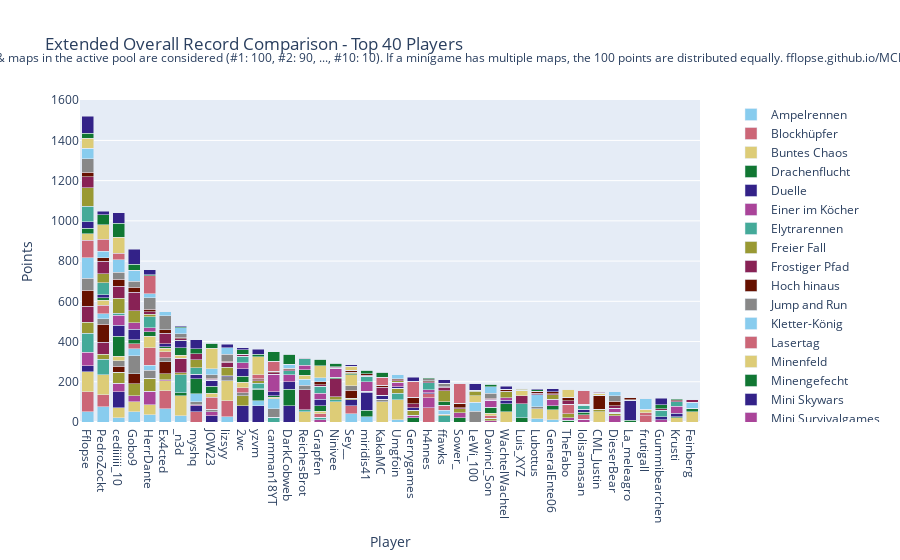

The code cell stored with this chart in its notebook:
### Code cell
import plotly.graph_objects as go

# Sum all columns to get the total score
outDf['Total'] = outDf.sum(axis=1)

# Sort by total score and fill N/A values with 0
outDf = outDf.sort_values(by='Total', ascending=False).fillna(0)

# Crop to top 10 players
cropDf = outDf.head(40).copy()

# Drop the 'Total' column for plotting
cropDf = cropDf.drop(columns=['Total'])

# Create a color palette
color_palette = px.colors.qualitative.Safe

# Create the stacked bar plot
fig = go.Figure()

for column in cropDf.columns.difference(['Player']):
    fig.add_trace(go.Bar(
        x=cropDf.index,
        y=cropDf[column],
        name=column,
        marker_color=color_palette[len(fig.data) % len(color_palette)]
    ))

# Update layout
fig.update_layout(
    barmode='stack',
    title='Extended Overall Record Comparison - Top 40 Players',
    xaxis=dict(title='Player'),
    yaxis=dict(title='Points'),
    #height=800,
    #width=1000,
    legend=dict(
        x=1.05,
        y=0.5,
        traceorder='normal',
        font=dict(size=12),
        bgcolor='rgba(255, 255, 255, 0)',
        bordercolor='rgba(0, 0, 0, 0)'
    ),
    margin=dict(r=200),  # Adjust right margin to make room for the legend
    annotations=[
        dict(
            x=0.5,
            y=1.1635,
            xref='paper',
            yref='paper',
            text='Max 100 points per minigame. Records #1 through #10 of games & maps in the active pool are considered (#1: 100, #2: 90, ..., #10: 10). If a minigame has multiple maps, the 100 points are distributed equally. fflopse.github.io/MCP-Records/data-analysis/global-ranking.ipynb',
            showarrow=False,
            font=dict(size=12),
            xanchor='center'
        )
    ]
)

fig.show()

# save the plot as an html file

fig.write_html('out/ext_overall_record_comparison.html')

### Figure 1 — Plotly figure (JSON) as saved in the notebook; plotly's stock layout.template omitted (floating-point values rounded to 4 significant figures)
{"data": [{"marker": {"color": "rgb(136, 204, 238)"}, "name": "Ampelrennen", "type": "bar", "x": ["Fflopse", "PedroZockt", "cediiiiii_10", "Gobo9", "HerrDante", "Ex4cted", "_n3d", "myshq", "JOW23", "lizsyy", "2wc", "yzvm", "camman18YT", "DarkCobweb", "ReichesBrot", "Grapfen", "Ninivee", "Sey__", "miridis41", "KakaMC", "Umgfoin", "Gerrygames", "h4nnes", "ffawks", "Sower_", "LeWi_100", "Davinci_Son", "WachtelWachtel", "Luis_XYZ", "Lubottus", "GeneralEnte06", "TheFabo", "lolisamasan", "CML_Justin", "DieserBear", "La_meleagro", "frutigall", "Gummibearchen", "Krusti", "Feinberg"], "y": [50, 75, 20, 50, 35, 65, 30, 0, 0, 25, 0, 0, 0, 0, 0, 0, 0, 40, 25, 0, 10, 0, 0, 0, 0, 0, 0, 0, 0, 15, 10, 0, 0, 0, 0, 0, 0, 0, 0, 0]}, {"marker": {"color": "rgb(204, 102, 119)"}, "name": "Blockhüpfer", "type": "bar", "x": ["Fflopse", "PedroZockt", "cediiiiii_10", "Gobo9", "HerrDante", "Ex4cted", "_n3d", "myshq", "JOW23", "lizsyy", "2wc", "yzvm", "camman18YT", "DarkCobweb", "ReichesBrot", "Grapfen", "Ninivee", "Sey__", "miridis41", "KakaMC", "Umgfoin", "Gerrygames", "h4nnes", "ffawks", "Sower_", "LeWi_100", "Davinci_Son", "WachtelWachtel", "Luis_XYZ", "Lubottus", "GeneralEnte06", "TheFabo", "lolisamasan", "CML_Justin", "DieserBear", "La_meleagro", "frutigall", "Gummibearchen", "Krusti", "Feinberg"], "y": [100, 60, 0, 0, 0, 90, 0, 50, 0, 80, 0, 0, 0, 0, 0, 0, 0, 40, 0, 0, 0, 0, 70, 0, 0, 0, 0, 0, 0, 0, 0, 0, 0, 0, 0, 0, 30, 0, 0, 0]}, {"marker": {"color": "rgb(221, 204, 119)"}, "name": "Buntes Chaos", "type": "bar", "x": ["Fflopse", "PedroZockt", "cediiiiii_10", "Gobo9", "HerrDante", "Ex4cted", "_n3d", "myshq", "JOW23", "lizsyy", "2wc", "yzvm", "camman18YT", "DarkCobweb", "ReichesBrot", "Grapfen", "Ninivee", "Sey__", "miridis41", "KakaMC", "Umgfoin", "Gerrygames", "h4nnes", "ffawks", "Sower_", "LeWi_100", "Davinci_Son", "WachtelWachtel", "Luis_XYZ", "Lubottus", "GeneralEnte06", "TheFabo", "lolisamasan", "CML_Justin", "DieserBear", "La_meleagro", "frutigall", "Gummibearchen", "Krusti", "Feinberg"], "y": [100, 100, 50, 50, 50, 50, 100, 0, 0, 100, 0, 0, 0, 0, 50, 0, 100, 0, 0, 100, 100, 0, 0, 0, 0, 0, 0, 50, 0, 50, 50, 0, 0, 50, 0, 0, 0, 0, 0, 50]}, {"marker": {"color": "rgb(17, 119, 51)"}, "name": "Drachenflucht", "type": "bar", "x": ["Fflopse", "PedroZockt", "cediiiiii_10", "Gobo9", "HerrDante", "Ex4cted", "_n3d", "myshq", "JOW23", "lizsyy", "2wc", "yzvm", "camman18YT", "DarkCobweb", "ReichesBrot", "Grapfen", "Ninivee", "Sey__", "miridis41", "KakaMC", "Umgfoin", "Gerrygames", "h4nnes", "ffawks", "Sower_", "LeWi_100", "Davinci_Son", "WachtelWachtel", "Luis_XYZ", "Lubottus", "GeneralEnte06", "TheFabo", "lolisamasan", "CML_Justin", "DieserBear", "La_meleagro", "frutigall", "Gummibearchen", "Krusti", "Feinberg"], "y": [0, 0, 0, 0, 0, 0, 16, 0, 0, 0, 0, 0, 0, 0, 0, 0, 0, 0, 34, 0, 0, 20, 0, 0, 20, 0, 0, 0, 20, 0, 0, 8, 0, 0, 0, 8, 0, 0, 0, 18]}, {"marker": {"color": "rgb(51, 34, 136)"}, "name": "Duelle", "type": "bar", "x": ["Fflopse", "PedroZockt", "cediiiiii_10", "Gobo9", "HerrDante", "Ex4cted", "_n3d", "myshq", "JOW23", "lizsyy", "2wc", "yzvm", "camman18YT", "DarkCobweb", "ReichesBrot", "Grapfen", "Ninivee", "Sey__", "miridis41", "KakaMC", "Umgfoin", "Gerrygames", "h4nnes", "ffawks", "Sower_", "LeWi_100", "Davinci_Son", "WachtelWachtel", "Luis_XYZ", "Lubottus", "GeneralEnte06", "TheFabo", "lolisamasan", "CML_Justin", "DieserBear", "La_meleagro", "frutigall", "Gummibearchen", "Krusti", "Feinberg"], "y": [30, 0, 80, 0, 0, 0, 0, 30, 30, 0, 80, 80, 0, 80, 0, 0, 0, 30, 90, 0, 0, 0, 0, 0, 0, 0, 0, 0, 0, 0, 0, 0, 0, 0, 0, 100, 0, 0, 0, 0]}, {"marker": {"color": "rgb(170, 68, 153)"}, "name": "Einer im Köcher", "type": "bar", "x": ["Fflopse", "PedroZockt", "cediiiiii_10", "Gobo9", "HerrDante", "Ex4cted", "_n3d", "myshq", "JOW23", "lizsyy", "2wc", "yzvm", "camman18YT", "DarkCobweb", "ReichesBrot", "Grapfen", "Ninivee", "Sey__", "miridis41", "KakaMC", "Umgfoin", "Gerrygames", "h4nnes", "ffawks", "Sower_", "LeWi_100", "Davinci_Son", "WachtelWachtel", "Luis_XYZ", "Lubottus", "GeneralEnte06", "TheFabo", "lolisamasan", "CML_Justin", "DieserBear", "La_meleagro", "frutigall", "Gummibearchen", "Krusti", "Feinberg"], "y": [67.5, 0, 42.5, 30, 67.5, 5, 0, 5, 20, 0, 0, 0, 0, 0, 0, 10, 0, 0, 5, 0, 0, 12.5, 50, 0, 25, 0, 5, 0, 0, 0, 0, 12.5, 12.5, 0, 30, 0, 0, 10, 0, 0]}, {"marker": {"color": "rgb(68, 170, 153)"}, "name": "Elytrarennen", "type": "bar", "x": ["Fflopse", "PedroZockt", "cediiiiii_10", "Gobo9", "HerrDante", "Ex4cted", "_n3d", "myshq", "JOW23", "lizsyy", "2wc", "yzvm", "camman18YT", "DarkCobweb", "ReichesBrot", "Grapfen", "Ninivee", "Sey__", "miridis41", "KakaMC", "Umgfoin", "Gerrygames", "h4nnes", "ffawks", "Sower_", "LeWi_100", "Davinci_Son", "WachtelWachtel", "Luis_XYZ", "Lubottus", "GeneralEnte06", "TheFabo", "lolisamasan", "CML_Justin", "DieserBear", "La_meleagro", "frutigall", "Gummibearchen", "Krusti", "Feinberg"], "y": [93.33, 76.67, 0, 0, 0, 0, 90, 0, 0, 0, 0, 0, 23.33, 0, 10, 13.33, 10, 0, 0, 0, 33.33, 0, 0, 30, 0, 0, 0, 0, 70, 0, 0, 0, 0, 0, 0, 0, 0, 0, 0, 0]}, {"marker": {"color": "rgb(153, 153, 51)"}, "name": "Freier Fall", "type": "bar", "x": ["Fflopse", "PedroZockt", "cediiiiii_10", "Gobo9", "HerrDante", "Ex4cted", "_n3d", "myshq", "JOW23", "lizsyy", "2wc", "yzvm", "camman18YT", "DarkCobweb", "ReichesBrot", "Grapfen", "Ninivee", "Sey__", "miridis41", "KakaMC", "Umgfoin", "Gerrygames", "h4nnes", "ffawks", "Sower_", "LeWi_100", "Davinci_Son", "WachtelWachtel", "Luis_XYZ", "Lubottus", "GeneralEnte06", "TheFabo", "lolisamasan", "CML_Justin", "DieserBear", "La_meleagro", "frutigall", "Gummibearchen", "Krusti", "Feinberg"], "y": [55, 25, 55, 60, 65, 30, 10, 0, 0, 0, 50, 0, 0, 0, 0, 0, 15, 7.5, 0, 0, 25, 25, 0, 7.5, 20, 0, 12.5, 0, 0, 0, 0, 20, 0, 12.5, 12.5, 0, 0, 0, 0, 0]}, {"marker": {"color": "rgb(136, 34, 85)"}, "name": "Frostiger Pfad", "type": "bar", "x": ["Fflopse", "PedroZockt", "cediiiiii_10", "Gobo9", "HerrDante", "Ex4cted", "_n3d", "myshq", "JOW23", "lizsyy", "2wc", "yzvm", "camman18YT", "DarkCobweb", "ReichesBrot", "Grapfen", "Ninivee", "Sey__", "miridis41", "KakaMC", "Umgfoin", "Gerrygames", "h4nnes", "ffawks", "Sower_", "LeWi_100", "Davinci_Son", "WachtelWachtel", "Luis_XYZ", "Lubottus", "GeneralEnte06", "TheFabo", "lolisamasan", "CML_Justin", "DieserBear", "La_meleagro", "frutigall", "Gummibearchen", "Krusti", "Feinberg"], "y": [80, 60, 0, 0, 0, 0, 70, 0, 0, 0, 0, 0, 0, 0, 100, 0, 90, 0, 0, 0, 0, 0, 0, 0, 0, 0, 0, 0, 40, 0, 0, 0, 0, 0, 0, 0, 0, 0, 0, 0]}, {"marker": {"color": "rgb(102, 17, 0)"}, "name": "Hoch hinaus", "type": "bar", "x": ["Fflopse", "PedroZockt", "cediiiiii_10", "Gobo9", "HerrDante", "Ex4cted", "_n3d", "myshq", "JOW23", "lizsyy", "2wc", "yzvm", "camman18YT", "DarkCobweb", "ReichesBrot", "Grapfen", "Ninivee", "Sey__", "miridis41", "KakaMC", "Umgfoin", "Gerrygames", "h4nnes", "ffawks", "Sower_", "LeWi_100", "Davinci_Son", "WachtelWachtel", "Luis_XYZ", "Lubottus", "GeneralEnte06", "TheFabo", "lolisamasan", "CML_Justin", "DieserBear", "La_meleagro", "frutigall", "Gummibearchen", "Krusti", "Feinberg"], "y": [80, 90, 30, 50, 0, 60, 0, 0, 0, 0, 0, 0, 0, 0, 0, 0, 0, 40, 0, 0, 0, 0, 0, 0, 0, 0, 0, 0, 0, 0, 0, 0, 0, 70, 0, 0, 0, 0, 0, 0]}, {"marker": {"color": "rgb(136, 136, 136)"}, "name": "Jump and Run", "type": "bar", "x": ["Fflopse", "PedroZockt", "cediiiiii_10", "Gobo9", "HerrDante", "Ex4cted", "_n3d", "myshq", "JOW23", "lizsyy", "2wc", "yzvm", "camman18YT", "DarkCobweb", "ReichesBrot", "Grapfen", "Ninivee", "Sey__", "miridis41", "KakaMC", "Umgfoin", "Gerrygames", "h4nnes", "ffawks", "Sower_", "LeWi_100", "Davinci_Son", "WachtelWachtel", "Luis_XYZ", "Lubottus", "GeneralEnte06", "TheFabo", "lolisamasan", "CML_Justin", "DieserBear", "La_meleagro", "frutigall", "Gummibearchen", "Krusti", "Feinberg"], "y": [60, 26.67, 26.67, 90, 40, 20, 0, 16.67, 13.33, 20, 16.67, 0, 43.33, 0, 23.33, 0, 0, 23.33, 0, 13.33, 0, 0, 0, 0, 0, 53.33, 0, 0, 0, 10, 0, 0, 0, 0, 0, 0, 0, 0, 0, 0]}, {"marker": {"color": "rgb(136, 204, 238)"}, "name": "Kletter-König", "type": "bar", "x": ["Fflopse", "PedroZockt", "cediiiiii_10", "Gobo9", "HerrDante", "Ex4cted", "_n3d", "myshq", "JOW23", "lizsyy", "2wc", "yzvm", "camman18YT", "DarkCobweb", "ReichesBrot", "Grapfen", "Ninivee", "Sey__", "miridis41", "KakaMC", "Umgfoin", "Gerrygames", "h4nnes", "ffawks", "Sower_", "LeWi_100", "Davinci_Son", "WachtelWachtel", "Luis_XYZ", "Lubottus", "GeneralEnte06", "TheFabo", "lolisamasan", "CML_Justin", "DieserBear", "La_meleagro", "frutigall", "Gummibearchen", "Krusti", "Feinberg"], "y": [100, 25, 0, 35, 25, 0, 0, 40, 0, 0, 0, 25, 50, 0, 30, 0, 0, 0, 0, 0, 0, 0, 0, 20, 0, 45, 0, 0, 0, 60, 0, 0, 0, 0, 0, 0, 0, 0, 0, 30]}, {"marker": {"color": "rgb(204, 102, 119)"}, "name": "Lasertag", "type": "bar", "x": ["Fflopse", "PedroZockt", "cediiiiii_10", "Gobo9", "HerrDante", "Ex4cted", "_n3d", "myshq", "JOW23", "lizsyy", "2wc", "yzvm", "camman18YT", "DarkCobweb", "ReichesBrot", "Grapfen", "Ninivee", "Sey__", "miridis41", "KakaMC", "Umgfoin", "Gerrygames", "h4nnes", "ffawks", "Sower_", "LeWi_100", "Davinci_Son", "WachtelWachtel", "Luis_XYZ", "Lubottus", "GeneralEnte06", "TheFabo", "lolisamasan", "CML_Justin", "DieserBear", "La_meleagro", "frutigall", "Gummibearchen", "Krusti", "Feinberg"], "y": [86.67, 43.33, 0, 23.33, 86.67, 30, 0, 0, 60, 0, 23.33, 0, 0, 0, 0, 16.67, 0, 0, 0, 0, 0, 0, 20, 26.67, 0, 0, 13.33, 0, 0, 0, 0, 46.67, 23.33, 0, 0, 0, 16.67, 0, 0, 0]}, {"marker": {"color": "rgb(221, 204, 119)"}, "name": "Minenfeld", "type": "bar", "x": ["Fflopse", "PedroZockt", "cediiiiii_10", "Gobo9", "HerrDante", "Ex4cted", "_n3d", "myshq", "JOW23", "lizsyy", "2wc", "yzvm", "camman18YT", "DarkCobweb", "ReichesBrot", "Grapfen", "Ninivee", "Sey__", "miridis41", "KakaMC", "Umgfoin", "Gerrygames", "h4nnes", "ffawks", "Sower_", "LeWi_100", "Davinci_Son", "WachtelWachtel", "Luis_XYZ", "Lubottus", "GeneralEnte06", "TheFabo", "lolisamasan", "CML_Justin", "DieserBear", "La_meleagro", "frutigall", "Gummibearchen", "Krusti", "Feinberg"], "y": [33.33, 23.33, 23.33, 0, 56.67, 16.67, 16.67, 0, 20, 0, 26.67, 0, 6.667, 0, 20, 13.33, 0, 53.33, 0, 0, 0, 0, 0, 0, 0, 33.33, 13.33, 0, 26.67, 0, 0, 0, 0, 10, 0, 0, 13.33, 0, 20, 0]}, {"marker": {"color": "rgb(17, 119, 51)"}, "name": "Minengefecht", "type": "bar", "x": ["Fflopse", "PedroZockt", "cediiiiii_10", "Gobo9", "HerrDante", "Ex4cted", "_n3d", "myshq", "JOW23", "lizsyy", "2wc", "yzvm", "camman18YT", "DarkCobweb", "ReichesBrot", "Grapfen", "Ninivee", "Sey__", "miridis41", "KakaMC", "Umgfoin", "Gerrygames", "h4nnes", "ffawks", "Sower_", "LeWi_100", "Davinci_Son", "WachtelWachtel", "Luis_XYZ", "Lubottus", "GeneralEnte06", "TheFabo", "lolisamasan", "CML_Justin", "DieserBear", "La_meleagro", "frutigall", "Gummibearchen", "Krusti", "Feinberg"], "y": [26.67, 13.33, 100, 20, 23.33, 6.667, 36.67, 73.33, 33.33, 0, 30, 56.67, 6.667, 83.33, 26.67, 26.67, 6.667, 6.667, 0, 0, 0, 0, 0, 16.67, 0, 0, 30, 40, 0, 0, 20, 0, 13.33, 0, 6.667, 0, 0, 0, 6.667, 0]}, {"marker": {"color": "rgb(51, 34, 136)"}, "name": "Mini Skywars", "type": "bar", "x": ["Fflopse", "PedroZockt", "cediiiiii_10", "Gobo9", "HerrDante", "Ex4cted", "_n3d", "myshq", "JOW23", "lizsyy", "2wc", "yzvm", "camman18YT", "DarkCobweb", "ReichesBrot", "Grapfen", "Ninivee", "Sey__", "miridis41", "KakaMC", "Umgfoin", "Gerrygames", "h4nnes", "ffawks", "Sower_", "LeWi_100", "Davinci_Son", "WachtelWachtel", "Luis_XYZ", "Lubottus", "GeneralEnte06", "TheFabo", "lolisamasan", "CML_Justin", "DieserBear", "La_meleagro", "frutigall", "Gummibearchen", "Krusti", "Feinberg"], "y": [34, 14, 54, 52, 0, 16, 34, 22, 30, 6, 38, 4, 20, 38, 0, 34, 0, 0, 0, 20, 6, 14, 6, 0, 0, 0, 0, 18, 0, 0, 0, 0, 14, 0, 0, 0, 0, 16, 18, 0]}, {"marker": {"color": "rgb(170, 68, 153)"}, "name": "Mini Survivalgames", "type": "bar", "x": ["Fflopse", "PedroZockt", "cediiiiii_10", "Gobo9", "HerrDante", "Ex4cted", "_n3d", "myshq", "JOW23", "lizsyy", "2wc", "yzvm", "camman18YT", "DarkCobweb", "ReichesBrot", "Grapfen", "Ninivee", "Sey__", "miridis41", "KakaMC", "Umgfoin", "Gerrygames", "h4nnes", "ffawks", "Sower_", "LeWi_100", "Davinci_Son", "WachtelWachtel", "Luis_XYZ", "Lubottus", "GeneralEnte06", "TheFabo", "lolisamasan", "CML_Justin", "DieserBear", "La_meleagro", "frutigall", "Gummibearchen", "Krusti", "Feinberg"], "y": [0, 0, 50, 33.33, 20, 0, 0, 0, 0, 0, 30, 0, 86.67, 33.33, 23.33, 30, 46.67, 0, 46.67, 0, 23.33, 0, 13.33, 0, 0, 0, 33.33, 13.33, 0, 0, 33.33, 0, 0, 0, 20, 0, 0, 0, 33.33, 0]}, {"marker": {"color": "rgb(68, 170, 153)"}, "name": "Paintball", "type": "bar", "x": ["Fflopse", "PedroZockt", "cediiiiii_10", "Gobo9", "HerrDante", "Ex4cted", "_n3d", "myshq", "JOW23", "lizsyy", "2wc", "yzvm", "camman18YT", "DarkCobweb", "ReichesBrot", "Grapfen", "Ninivee", "Sey__", "miridis41", "KakaMC", "Umgfoin", "Gerrygames", "h4nnes", "ffawks", "Sower_", "LeWi_100", "Davinci_Son", "WachtelWachtel", "Luis_XYZ", "Lubottus", "GeneralEnte06", "TheFabo", "lolisamasan", "CML_Justin", "DieserBear", "La_meleagro", "frutigall", "Gummibearchen", "Krusti", "Feinberg"], "y": [76.67, 60, 10, 0, 53.33, 0, 0, 33.33, 0, 0, 33.33, 26.67, 0, 20, 30, 33.33, 0, 0, 26.67, 0, 0, 0, 36.67, 0, 0, 0, 0, 0, 0, 0, 0, 0, 20, 0, 0, 0, 0, 33.33, 23.33, 0]}, {"marker": {"color": "rgb(153, 153, 51)"}, "name": "Pferderennen", "type": "bar", "x": ["Fflopse", "PedroZockt", "cediiiiii_10", "Gobo9", "HerrDante", "Ex4cted", "_n3d", "myshq", "JOW23", "lizsyy", "2wc", "yzvm", "camman18YT", "DarkCobweb", "ReichesBrot", "Grapfen", "Ninivee", "Sey__", "miridis41", "KakaMC", "Umgfoin", "Gerrygames", "h4nnes", "ffawks", "Sower_", "LeWi_100", "Davinci_Son", "WachtelWachtel", "Luis_XYZ", "Lubottus", "GeneralEnte06", "TheFabo", "lolisamasan", "CML_Justin", "DieserBear", "La_meleagro", "frutigall", "Gummibearchen", "Krusti", "Feinberg"], "y": [91.67, 45, 75, 60, 13.33, 0, 3.333, 38.33, 0, 40, 0, 13.33, 0, 0, 0, 0, 0, 3.333, 0, 0, 8.333, 0, 0, 53.33, 0, 21.67, 0, 28.33, 6.667, 0, 21.67, 0, 0, 0, 0, 0, 0, 0, 0, 0]}, {"marker": {"color": "rgb(136, 34, 85)"}, "name": "Replika", "type": "bar", "x": ["Fflopse", "PedroZockt", "cediiiiii_10", "Gobo9", "HerrDante", "Ex4cted", "_n3d", "myshq", "JOW23", "lizsyy", "2wc", "yzvm", "camman18YT", "DarkCobweb", "ReichesBrot", "Grapfen", "Ninivee", "Sey__", "miridis41", "KakaMC", "Umgfoin", "Gerrygames", "h4nnes", "ffawks", "Sower_", "LeWi_100", "Davinci_Son", "WachtelWachtel", "Luis_XYZ", "Lubottus", "GeneralEnte06", "TheFabo", "lolisamasan", "CML_Justin", "DieserBear", "La_meleagro", "frutigall", "Gummibearchen", "Krusti", "Feinberg"], "y": [54.71, 62.02, 57.31, 90.96, 13.17, 51.15, 8.077, 31.54, 6.731, 25.29, 9.038, 4.038, 9.327, 5.962, 4.423, 6.731, 3.846, 3.846, 5, 39.23, 3.846, 18.17, 3.846, 17.6, 5.962, 4.038, 6.25, 3.846, 4.615, 7.5, 4.615, 18.75, 4.038, 5, 12.88, 3.077, 3.846, 6.154, 3.846, 11.73]}, {"marker": {"color": "rgb(102, 17, 0)"}, "name": "Sammelwahn", "type": "bar", "x": ["Fflopse", "PedroZockt", "cediiiiii_10", "Gobo9", "HerrDante", "Ex4cted", "_n3d", "myshq", "JOW23", "lizsyy", "2wc", "yzvm", "camman18YT", "DarkCobweb", "ReichesBrot", "Grapfen", "Ninivee", "Sey__", "miridis41", "KakaMC", "Umgfoin", "Gerrygames", "h4nnes", "ffawks", "Sower_", "LeWi_100", "Davinci_Son", "WachtelWachtel", "Luis_XYZ", "Lubottus", "GeneralEnte06", "TheFabo", "lolisamasan", "CML_Justin", "DieserBear", "La_meleagro", "frutigall", "Gummibearchen", "Krusti", "Feinberg"], "y": [21.5, 17, 35.75, 26, 10.75, 17.75, 4.5, 0, 4.75, 5, 0, 4.5, 6.25, 6.5, 3.5, 15.25, 2.25, 8.5, 7, 11, 5.75, 32.25, 5.75, 2.75, 21.75, 0, 3.25, 10.5, 0, 10.25, 11.75, 17.25, 1, 3.25, 21, 11, 0.5, 0, 4.5, 3.5]}, {"marker": {"color": "rgb(136, 136, 136)"}, "name": "Schießstand", "type": "bar", "x": ["Fflopse", "PedroZockt", "cediiiiii_10", "Gobo9", "HerrDante", "Ex4cted", "_n3d", "myshq", "JOW23", "lizsyy", "2wc", "yzvm", "camman18YT", "DarkCobweb", "ReichesBrot", "Grapfen", "Ninivee", "Sey__", "miridis41", "KakaMC", "Umgfoin", "Gerrygames", "h4nnes", "ffawks", "Sower_", "LeWi_100", "Davinci_Son", "WachtelWachtel", "Luis_XYZ", "Lubottus", "GeneralEnte06", "TheFabo", "lolisamasan", "CML_Justin", "DieserBear", "La_meleagro", "frutigall", "Gummibearchen", "Krusti", "Feinberg"], "y": [67.5, 0, 35, 30, 57.5, 70, 20, 0, 17.5, 35, 0, 0, 0, 0, 0, 0, 0, 0, 0, 0, 0, 0, 10, 17.5, 0, 0, 25, 0, 0, 0, 0, 0, 0, 0, 27.5, 0, 0, 0, 0, 0]}, {"marker": {"color": "rgb(136, 204, 238)"}, "name": "Spleef", "type": "bar", "x": ["Fflopse", "PedroZockt", "cediiiiii_10", "Gobo9", "HerrDante", "Ex4cted", "_n3d", "myshq", "JOW23", "lizsyy", "2wc", "yzvm", "camman18YT", "DarkCobweb", "ReichesBrot", "Grapfen", "Ninivee", "Sey__", "miridis41", "KakaMC", "Umgfoin", "Gerrygames", "h4nnes", "ffawks", "Sower_", "LeWi_100", "Davinci_Son", "WachtelWachtel", "Luis_XYZ", "Lubottus", "GeneralEnte06", "TheFabo", "lolisamasan", "CML_Justin", "DieserBear", "La_meleagro", "frutigall", "Gummibearchen", "Krusti", "Feinberg"], "y": [53.33, 33.33, 63.33, 53.33, 20, 20, 30, 0, 30, 33.33, 0, 0, 0, 20, 0, 20, 0, 0, 0, 0, 20, 0, 0, 0, 0, 0, 33.33, 0, 0, 0, 0, 0, 0, 0, 20, 0, 53.33, 0, 0, 0]}, {"marker": {"color": "rgb(204, 102, 119)"}, "name": "Todeswürfel", "type": "bar", "x": ["Fflopse", "PedroZockt", "cediiiiii_10", "Gobo9", "HerrDante", "Ex4cted", "_n3d", "myshq", "JOW23", "lizsyy", "2wc", "yzvm", "camman18YT", "DarkCobweb", "ReichesBrot", "Grapfen", "Ninivee", "Sey__", "miridis41", "KakaMC", "Umgfoin", "Gerrygames", "h4nnes", "ffawks", "Sower_", "LeWi_100", "Davinci_Son", "WachtelWachtel", "Luis_XYZ", "Lubottus", "GeneralEnte06", "TheFabo", "lolisamasan", "CML_Justin", "DieserBear", "La_meleagro", "frutigall", "Gummibearchen", "Krusti", "Feinberg"], "y": [0, 60, 30, 0, 90, 0, 0, 0, 0, 0, 0, 20, 50, 0, 0, 0, 0, 0, 0, 40, 0, 80, 0, 0, 100, 0, 0, 0, 0, 0, 0, 0, 70, 0, 0, 0, 0, 0, 0, 0]}, {"marker": {"color": "rgb(221, 204, 119)"}, "name": "Waffenfolge", "type": "bar", "x": ["Fflopse", "PedroZockt", "cediiiiii_10", "Gobo9", "HerrDante", "Ex4cted", "_n3d", "myshq", "JOW23", "lizsyy", "2wc", "yzvm", "camman18YT", "DarkCobweb", "ReichesBrot", "Grapfen", "Ninivee", "Sey__", "miridis41", "KakaMC", "Umgfoin", "Gerrygames", "h4nnes", "ffawks", "Sower_", "LeWi_100", "Davinci_Son", "WachtelWachtel", "Luis_XYZ", "Lubottus", "GeneralEnte06", "TheFabo", "lolisamasan", "CML_Justin", "DieserBear", "La_meleagro", "frutigall", "Gummibearchen", "Krusti", "Feinberg"], "y": [50, 70, 80, 0, 0, 0, 0, 0, 100, 0, 0, 90, 0, 0, 0, 60, 0, 20, 0, 0, 0, 0, 0, 0, 0, 0, 0, 0, 0, 0, 0, 40, 0, 0, 0, 0, 0, 0, 0, 0]}, {"marker": {"color": "rgb(17, 119, 51)"}, "name": "Walls", "type": "bar", "x": ["Fflopse", "PedroZockt", "cediiiiii_10", "Gobo9", "HerrDante", "Ex4cted", "_n3d", "myshq", "JOW23", "lizsyy", "2wc", "yzvm", "camman18YT", "DarkCobweb", "ReichesBrot", "Grapfen", "Ninivee", "Sey__", "miridis41", "KakaMC", "Umgfoin", "Gerrygames", "h4nnes", "ffawks", "Sower_", "LeWi_100", "Davinci_Son", "WachtelWachtel", "Luis_XYZ", "Lubottus", "GeneralEnte06", "TheFabo", "lolisamasan", "CML_Justin", "DieserBear", "La_meleagro", "frutigall", "Gummibearchen", "Krusti", "Feinberg"], "y": [25, 50, 70, 30, 5, 0, 5, 25, 25, 0, 22.5, 12.5, 47.5, 50, 0, 32.5, 17.5, 0, 17.5, 25, 0, 0, 5, 0, 0, 0, 12.5, 0, 0, 7.5, 0, 0, 0, 0, 0, 0, 0, 20, 5, 0]}, {"marker": {"color": "rgb(51, 34, 136)"}, "name": "Wettrennen", "type": "bar", "x": ["Fflopse", "PedroZockt", "cediiiiii_10", "Gobo9", "HerrDante", "Ex4cted", "_n3d", "myshq", "JOW23", "lizsyy", "2wc", "yzvm", "camman18YT", "DarkCobweb", "ReichesBrot", "Grapfen", "Ninivee", "Sey__", "miridis41", "KakaMC", "Umgfoin", "Gerrygames", "h4nnes", "ffawks", "Sower_", "LeWi_100", "Davinci_Son", "WachtelWachtel", "Luis_XYZ", "Lubottus", "GeneralEnte06", "TheFabo", "lolisamasan", "CML_Justin", "DieserBear", "La_meleagro", "frutigall", "Gummibearchen", "Krusti", "Feinberg"], "y": [84, 18, 52, 76, 24, 0, 4, 44, 0, 16, 10, 24, 0, 0, 0, 0, 0, 8, 0, 0, 0, 20, 0, 18, 0, 32, 0, 14, 0, 6, 14, 0, 0, 0, 0, 0, 0, 32, 0, 0]}], "layout": {"annotations": [{"font": {"size": 12}, "showarrow": false, "text": "Max 100 points per minigame. Records #1 through #10 of games & maps in the active pool are considered (#1: 100, #2: 90, ..., #10: 10). If a minigame has multiple maps, the 100 points are distributed equally. fflopse.github.io/MCP-Records/data-analysis/global-ranking.ipynb", "x": 0.5, "xanchor": "center", "xref": "paper", "y": 1.163, "yref": "paper"}], "barmode": "stack", "legend": {"bgcolor": "rgba(255, 255, 255, 0)", "bordercolor": "rgba(0, 0, 0, 0)", "font": {"size": 12}, "traceorder": "normal", "x": 1.05, "y": 0.5}, "margin": {"r": 200}, "title": {"text": "Extended Overall Record Comparison - Top 40 Players"}, "xaxis": {"title": {"text": "Player"}}, "yaxis": {"title": {"text": "Points"}}}}
